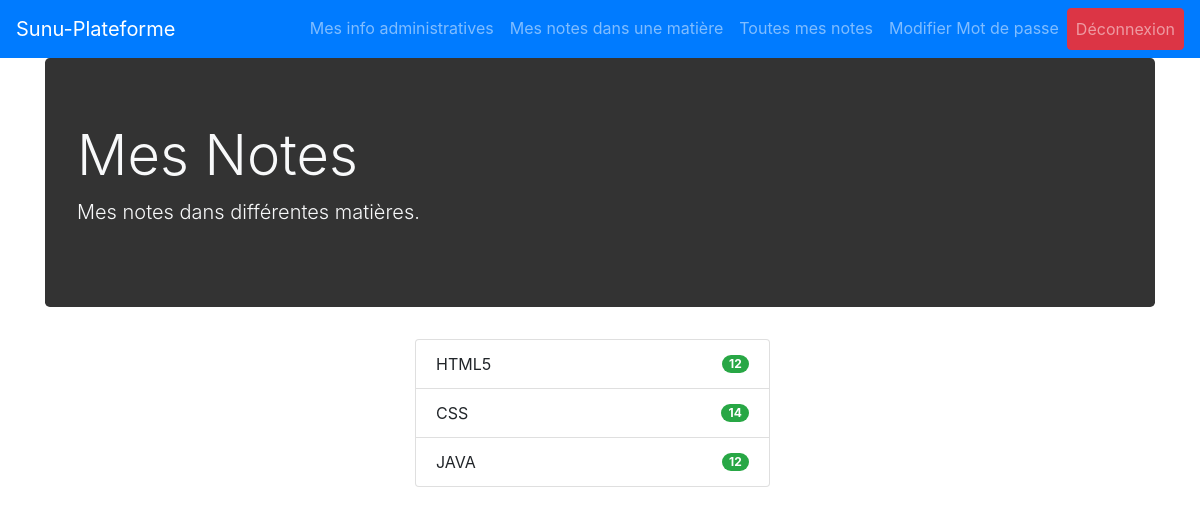
Page /etudiants/voir_mes_notes.php (signed in) on the committed database.
### tables this page shows
CREATE TABLE `notes` (
  `id_note` int(11) NOT NULL,
  `id_utilisateur` int(11) DEFAULT NULL,
  `id_matiere` int(11) DEFAULT NULL,
  `note` float DEFAULT NULL
);

CREATE TABLE `matieres` (
  `id_matiere` int(11) NOT NULL,
  `libelle_matiere` varchar(100) DEFAULT NULL,
  `id_formation` int(11) DEFAULT NULL
);

### etudiants/voir_mes_notes.php (the view, shortened to what this page needs)
<?php
require_once '../config.php';
$sql_notes_etudiant = "SELECT matieres.libelle_matiere, notes.note
                       FROM notes
                       INNER JOIN matieres ON notes.id_matiere = matieres.id_matiere
                       WHERE notes.id_utilisateur = :id_utilisateur";
$stmt_notes_etudiant = $pdo->prepare($sql_notes_etudiant);
$stmt_notes_etudiant->execute(['id_utilisateur' => $_SESSION['id_utilisateur']]);
$notes = $stmt_notes_etudiant->fetchAll(PDO::FETCH_ASSOC);
?>
<!DOCTYPE html>
<html lang="fr">
<head>
    <link href="https://stackpath.bootstrapcdn.com/bootstrap/4.5.2/css/bootstrap.min.css" rel="stylesheet">
</head>
<body>
    <?php include("navbar.php"); ?>
    <div class="container">
        <div class="jumbotron text-light">
            <h1 class="display-4">Mes Notes</h1>
            <p class="lead">Mes notes dans différentes matières.</p>
        </div>
        <ul class="list-group col-4 m-auto">
            <?php foreach ($notes as $note) : ?>
                <li class="list-group-item d-flex justify-content-between align-items-center">
                    <?php echo $note['libelle_matiere']; ?>
                    <span class="badge badge-success badge-pill"><?php echo $note['note']; ?></span>
                </li>
            <?php endforeach; ?>
        </ul>
    </div>
</body>
</html>

### etudiants/voir_mes_notes.php (style rules this page uses)
.jumbotron { background-color: #333; }

### rows in the picture
notes: id_matiere.libelle_matiere "HTML5", note "12"
notes: id_matiere.libelle_matiere "CSS", note "14"
notes: id_matiere.libelle_matiere "JAVA", note "12"
